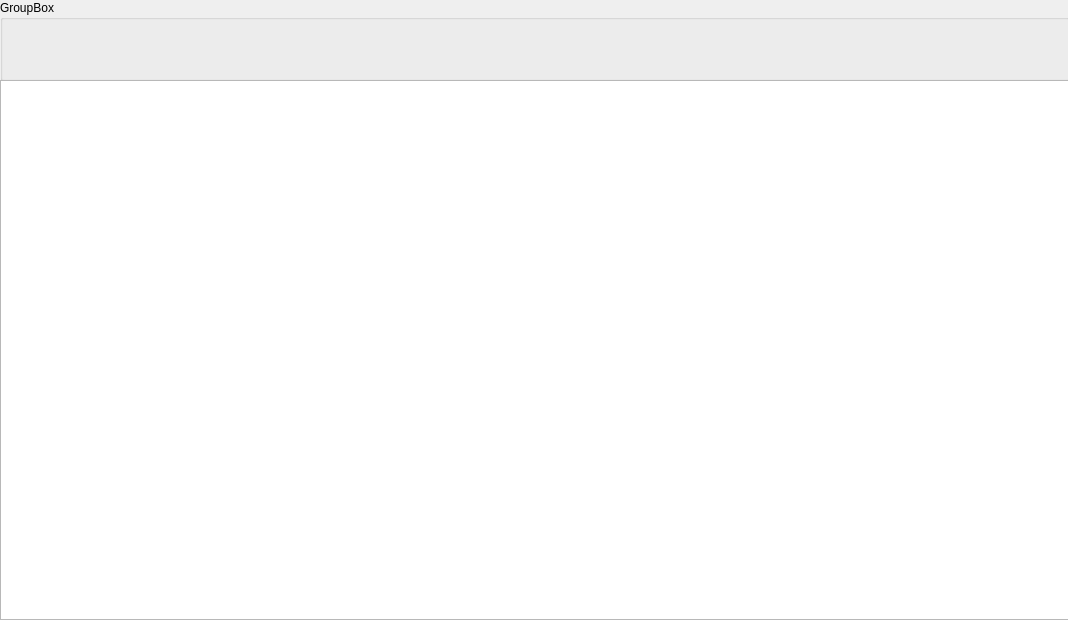
<?xml version="1.0" encoding="UTF-8"?>
<ui version="4.0">
 <class>Form</class>
 <widget class="QWidget" name="Form">
  <property name="geometry">
   <rect>
    <x>0</x>
    <y>0</y>
    <width>1068</width>
    <height>620</height>
   </rect>
  </property>
  <property name="windowTitle">
   <string>Form</string>
  </property>
  <widget class="QWidget" name="verticalLayoutWidget">
   <property name="geometry">
    <rect>
     <x>0</x>
     <y>0</y>
     <width>1070</width>
     <height>81</height>
    </rect>
   </property>
   <layout class="QVBoxLayout" name="verticalLayout">
    <item>
     <widget class="QGroupBox" name="groupBox">
      <property name="title">
       <string>GroupBox</string>
      </property>
     </widget>
    </item>
   </layout>
  </widget>
  <widget class="QWidget" name="verticalLayoutWidget_2">
   <property name="geometry">
    <rect>
     <x>0</x>
     <y>80</y>
     <width>1070</width>
     <height>540</height>
    </rect>
   </property>
   <layout class="QVBoxLayout" name="verticalLayout_2">
    <item>
     <widget class="QTableWidget" name="tblResult"/>
    </item>
   </layout>
  </widget>
 </widget>
 <resources/>
 <connections/>
</ui>
